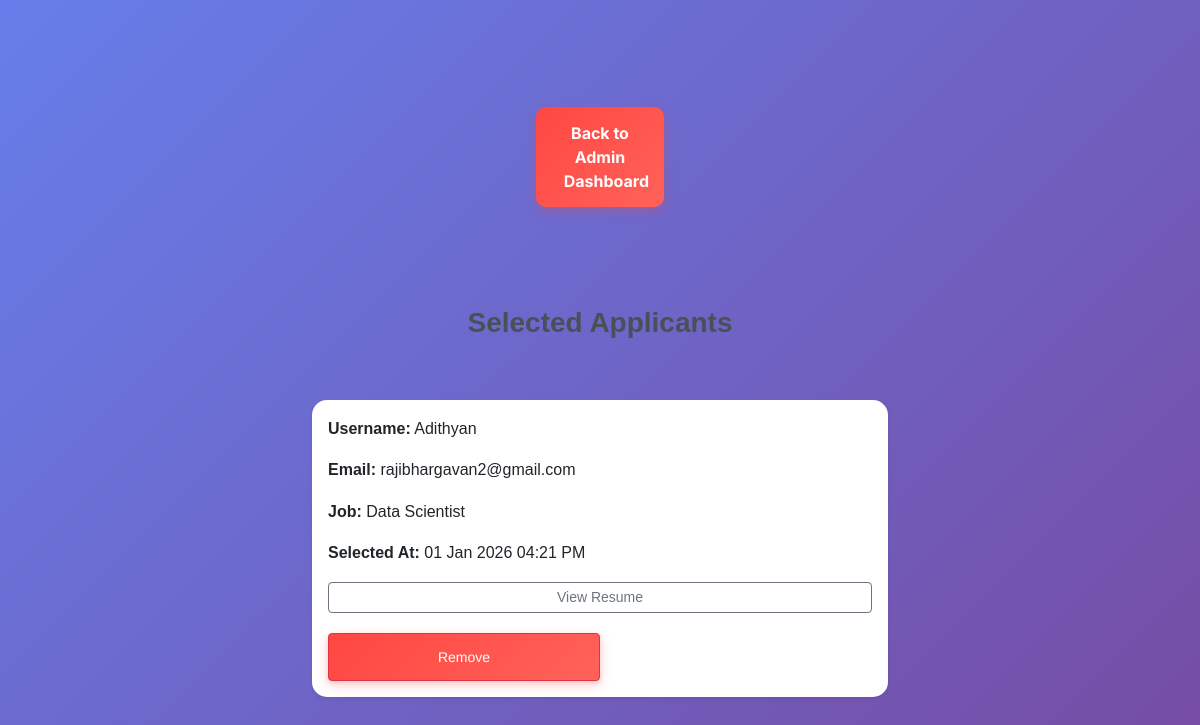
Before: /selected_app (signed in) with the older database file.
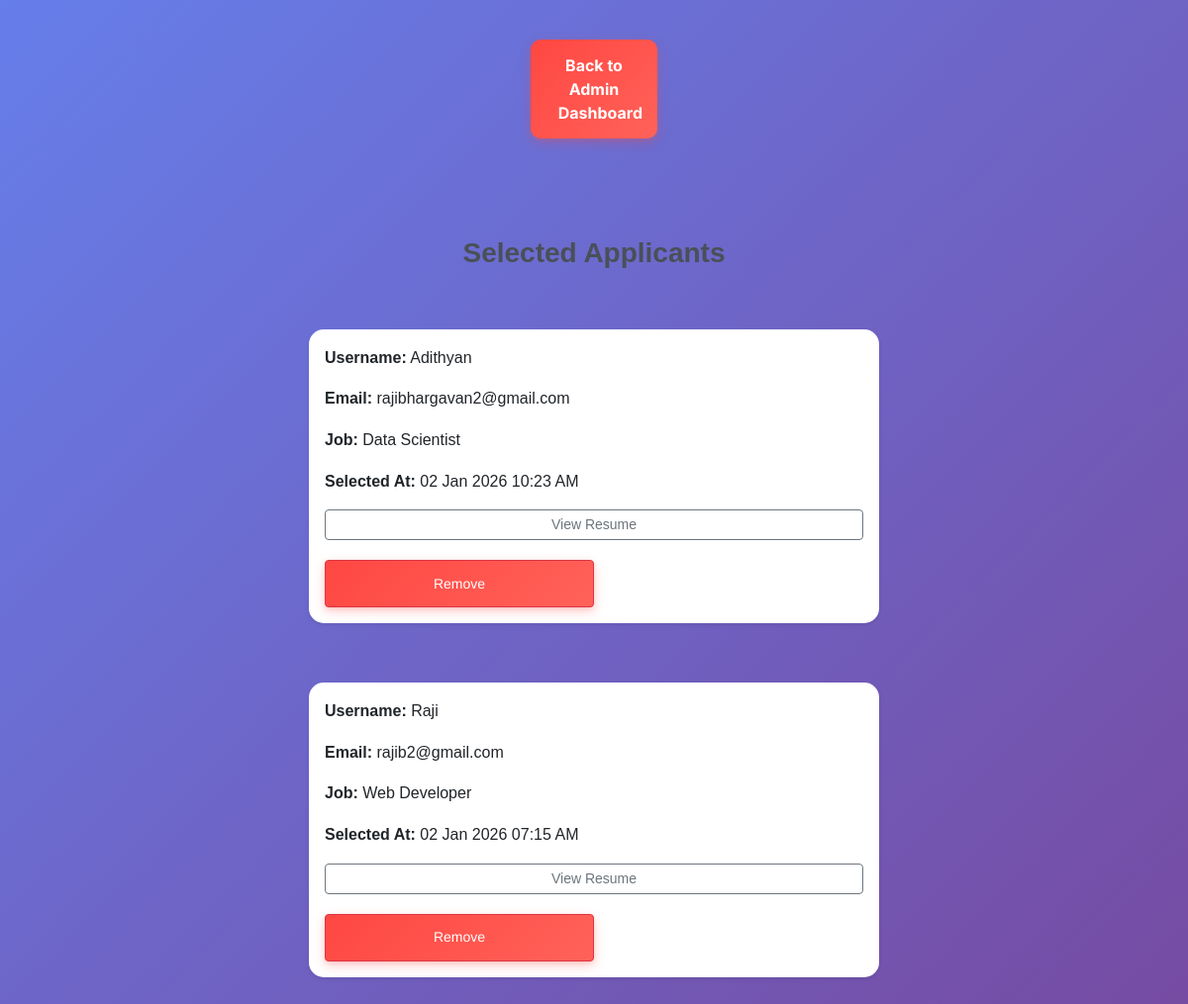
After: the same page with the newer database file.
### app.py (models this page shows, shortened)
class AppliedJob(db.Model):
    id = db.Column(db.Integer, primary_key=True)
    user_id = db.Column(db.Integer, db.ForeignKey('user.id'), nullable=False)
    username = db.Column(db.String(20), nullable=False)
    job_id = db.Column(db.Integer, db.ForeignKey('job.job_id'), nullable=False)
    job_title = db.Column(db.String(20), nullable=False)
    resume_path = db.Column(db.String(200), nullable=False)
    status = db.Column(db.String(20), default="Pending")  # Pending / Selected / Rejected
    applied_at = db.Column(db.DateTime, default=lambda: datetime.now(timezone.utc))
    selected_at = db.Column(db.DateTime, nullable=True)
    user = db.relationship('User', back_populates='applied_jobs')
    job = db.relationship('Job', back_populates='applicants')

class User(db.Model):
    id = db.Column(db.Integer, primary_key=True)
    role = db.Column(db.String(10), nullable=False)  # 'user' or 'admin'
    username = db.Column(db.String(20), unique=True, nullable=False)
    email = db.Column(db.String(120), unique=True, nullable=True)
    full_name = db.Column(db.String(100), nullable=True)
    password_hash = db.Column(db.String(128), nullable=False)
    applied_jobs = db.relationship('AppliedJob', back_populates='user')

### app.py (the view, shortened to what this page needs)
@app.route('/selected_app', methods=['GET', 'POST'])
def selected_app():
    if 'role' not in session or session['role'] != 'admin':
        flash("Access denied.", "danger")
        return redirect(url_for('index'))
    selected_apps = AppliedJob.query.filter_by(status='Selected').all()
    return render_template('admn_func/selctd_users.html', sapp=selected_apps, uname=session['username'])

### templates/admn_func/selctd_users.html (shortened to what this page needs)
<!DOCTYPE html>
<html lang="en">
<head>
    <link href="https://cdn.jsdelivr.net/npm/bootstrap@5.3.7/dist/css/bootstrap.min.css" rel="stylesheet">
    <link rel="stylesheet" href="{{ url_for('static', filename='css/style.css') }}">
</head>
<body>
    <div style="text-align:center">
        <form action="{{ url_for('admin_dashboard', uname=uname) }}" method="GET">
            <button type="submit">Back to Admin Dashboard</button>
        </form>
    </div>
    <br><br>
    <div class="container mt-5">
        <h3 class="mb-4">Selected Applicants</h3>
        {% if sapp %}
            {% for app in sapp %}
                <div class="card shadow-sm p-3 mb-3">
                    <p><b>Username:</b> {{ app.username }}</p>
                    <p><b>Email:</b> {{ app.user.email if app.user else 'N/A' }}</p>
                    <p><b>Job:</b> {{ app.job_title }}</p>
                    <p><b>Selected At:</b>
                        {{ app.selected_at.strftime('%d %b %Y %I:%M %p') if app.selected_at else '—' }}
                    </p>
                    <a href="{{ url_for('view_resume', applicant_id=app.id) }}"
                    class="btn btn-outline-secondary btn-sm">
                        View Resume
                    </a>
                    <form action="{{ url_for('reject_cand') }}" method="POST" class="d-inline">
                        <button class="btn btn-danger btn-sm"
                                onclick="return confirm('Remove this applicant?')">
                            Remove
                        </button>
                    </form>
                </div>
            {% endfor %}
        {% else %}
            <p>No selected applicants.</p>
        {% endif %}
    </div>
</body>
</html>

Changed rows visible on the page:
changed AppliedJob "Adithyan": selected_at "01 Jan 2026 04:21 PM" → "02 Jan 2026 10:23 AM"
added AppliedJob: username "Raji", user "rajib2@gmail.com", job_title "Web Developer", selected_at "02 Jan 2026 07:15 AM"
